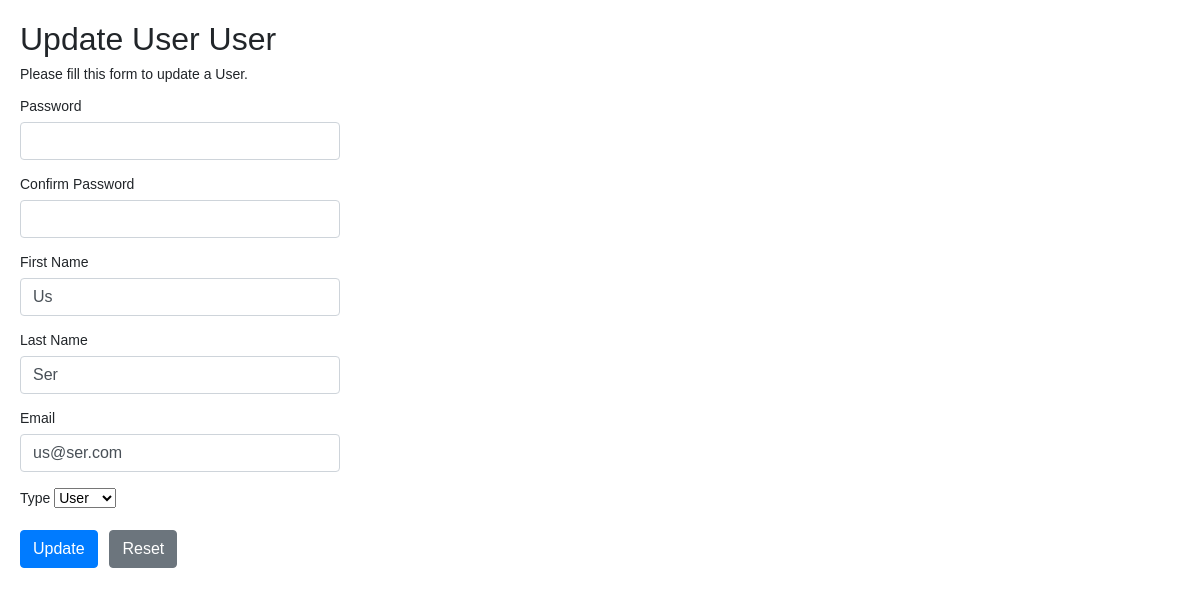
Page /source/properties.php?username=User on the committed database.
### tables this page shows
CREATE TABLE `users` (
  `id` int(11) NOT NULL,
  `username` varchar(50) NOT NULL,
  `password` varchar(255) NOT NULL,
  `created_at` datetime DEFAULT CURRENT_TIMESTAMP,
  `firstname` varchar(100) NOT NULL,
  `lastname` varchar(100) NOT NULL,
  `email` varchar(200) NOT NULL,
  `type` varchar(100) NOT NULL
);

### source/properties.php (the view, shortened to what this page needs)
<?php
require_once "config.php";
if (!empty($_GET["username"]))
{$uname= $_GET["username"];
$sql='SELECT * FROM users WHERE username = "' . $uname . '" ';
$result= mysqli_query($link,$sql);
               while ($row = mysqli_fetch_array($result,MYSQLI_ASSOC)) {
                $fname = $row['firstname'];
                $lname = $row['lastname'];
                $email = $row['email'];
                $type = $row['type'];
               }
}
$username = $password = $confirm_password = "";
$username_err = $password_err = $confirm_password_err = "";
?>
<!DOCTYPE html>
<html lang="en">
<head>
    <link rel="stylesheet" href="https://stackpath.bootstrapcdn.com/bootstrap/4.5.2/css/bootstrap.min.css">
</head>
<body>
    <div class="wrapper">
        <h2>Update User <?php echo $uname; ?></h2>
        <p>Please fill this form to update a User.</p>
        <form action="<?php echo htmlspecialchars($_SERVER["PHP_SELF"]); ?>" method="post">
            <div class="form-group">
                <label>Password</label>
                <input type="password" name="password" class="form-control <?php echo (!empty($password_err)) ? 'is-invalid' : ''; ?>" value="<?php echo $password; ?>">
            </div>
            <div class="form-group">
                <label>Confirm Password</label>
                <input type="password" name="confirm_password" class="form-control <?php echo (!empty($confirm_password_err)) ? 'is-invalid' : ''; ?>" value="<?php echo $confirm_password; ?>">
            </div>
             <div class="form-group">
                <label>First Name</label>
                <input type="text" name="fname" class="form-control" value="<?php echo $fname; ?>">
            </div>
            <div class="form-group">
                <label>Last Name</label>
                <input type="text" name="lname" class="form-control" value="<?php echo $lname; ?>">
            </div>
            <div class="form-group">
                <label>Email</label>
                <input type="text" name="email" class="form-control" value="<?php echo $email; ?>">
            </div>
            <div class="form-group">
                <label>Type</label>
                           <select name="type" id="user" value="<?php echo $type; ?>">
  <option value="User">User</option>
            </select>
            </div>
            <div class="form-group">
                <input type="submit" class="btn btn-primary" value="Update">
                <input type="reset" class="btn btn-secondary ml-2" value="Reset">
            </div>
        </form>
    </div>
</body>
</html>

### source/properties.php (style rules this page uses)
body { font: 14px sans-serif; }
.wrapper { width: 360px; padding: 20px; }

### rows in the picture
users: fname "Us", lname "Ser", email "us@ser.com", type "User"

### other values in the picture
$uname "User"
